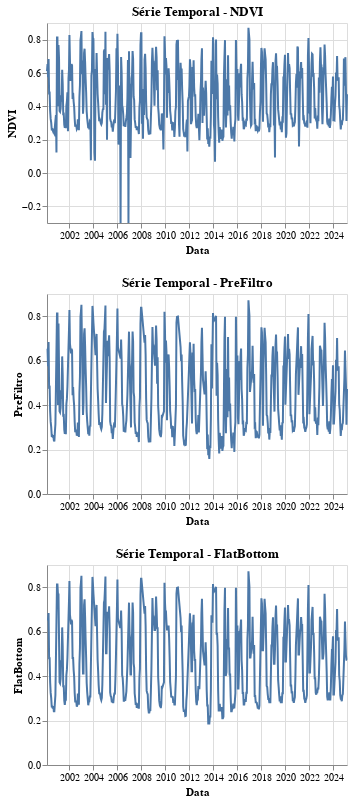

Notebook code cell kept with this figure:
### Code cell
# 4.6 Visualizações interativas com Altair
print("\n Visualização interativa de séries temporais:")

# Criar gráfico interativo para cada métrica
charts = []
for coluna in colunas_numericas:
    chart = alt.Chart(df_satveg).mark_line().encode(
        x='Data',
        y=alt.Y(coluna, title=coluna),
        tooltip=['Data', coluna]
    ).properties(
        title=f'Série Temporal - {coluna}',
        width=300,
        height=200
    )
    charts.append(chart)

# Exibir gráficos em grid
display(alt.vconcat(*charts))

### Figure 1 — Vega-Lite specification as saved in the notebook (floating-point values rounded to 4 significant figures; data arrays with more than 128 entries replaced by an {"elided": "..."} marker saying what was removed)
{"config": {"view": {"continuousWidth": 300, "continuousHeight": 300}}, "vconcat": [{"mark": {"type": "line"}, "encoding": {"tooltip": [{"field": "Data", "type": "temporal"}, {"field": "NDVI", "type": "quantitative"}], "x": {"field": "Data", "type": "temporal"}, "y": {"field": "NDVI", "title": "NDVI", "type": "quantitative"}}, "height": 200, "title": "Série Temporal - NDVI", "width": 300}, {"mark": {"type": "line"}, "encoding": {"tooltip": [{"field": "Data", "type": "temporal"}, {"field": "PreFiltro", "type": "quantitative"}], "x": {"field": "Data", "type": "temporal"}, "y": {"field": "PreFiltro", "title": "PreFiltro", "type": "quantitative"}}, "height": 200, "title": "Série Temporal - PreFiltro", "width": 300}, {"mark": {"type": "line"}, "encoding": {"tooltip": [{"field": "Data", "type": "temporal"}, {"field": "FlatBottom", "type": "quantitative"}], "x": {"field": "Data", "type": "temporal"}, "y": {"field": "FlatBottom", "title": "FlatBottom", "type": "quantitative"}}, "height": 200, "title": "Série Temporal - FlatBottom", "width": 300}], "data": {"name": "data-71b2beb4aa5f60439cc575e32f76664f"}, "$schema": "https://vega.github.io/schema/vega-lite/v5.20.1.json", "datasets": {"data-71b2beb4aa5f60439cc575e32f76664f": {"elided": "576 records"}}}
